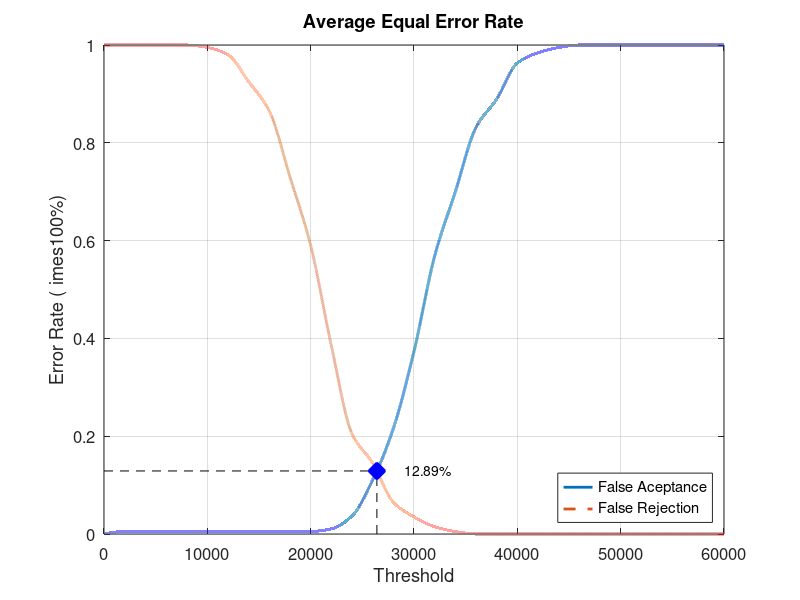
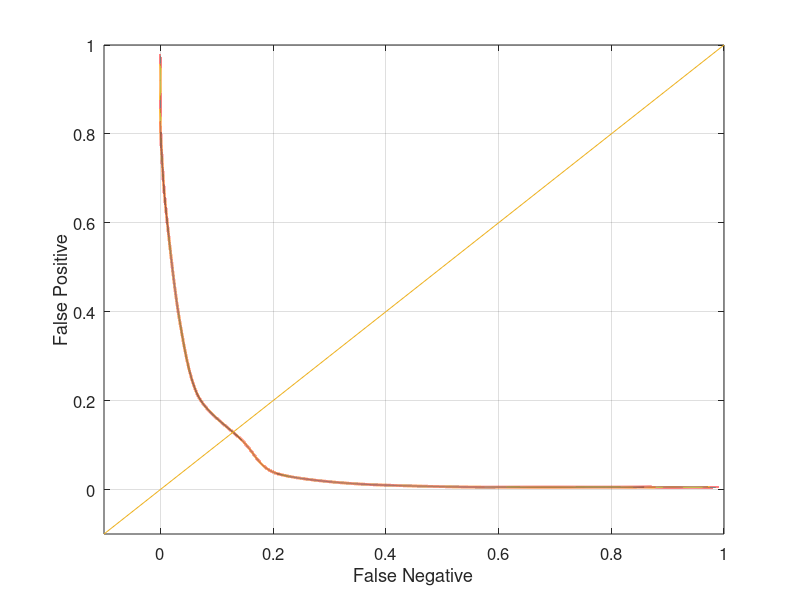

Source code (MATLAB) for these figures, in order:
close all;
clear;
clc;
x = 0:2000:60000;
xq = 0:0.5:60000;

y0 = [0 0.00526316 0.00526316 0.00526316 0.00526316 0.00526316 0.00526316 0.00526316 0.00526316 0.00526316 0.00526316 0.0105263 0.0368421 0.110526 0.215789 0.373684 0.568421 0.7 0.831579 0.889474 0.963158 0.984211 0.994737 1 1 1 1 1 1 1 1]
yy0 = interp1(x, y0, xq, 'pchip');
y1 = [1 1 1 1 1 0.995 0.98 0.925 0.865 0.73 0.59 0.385 0.205 0.145 0.065 0.035 0.015 0.005 0 0 0 0 0 0 0 0 0 0 0 0 0]
yy1 = interp1(x, y1, xq, 'pchip');

% Calculating EER: 
y2 = abs(y0 - y1);
find(y2 == min(y2))
yy2 = abs(yy0 - yy1);
xEER = find(yy2 == min(yy2));
xEERIndex = xq(xEER) % X-axis EER
yEER = yy0(xEER) % Y-axis EER

main = figure
plot(xq, yy0,'-','LineWidth', 2);	hold on
plot(xq, yy1,'--','LineWidth', 2);	hold on
plot([xEERIndex xEERIndex], [0 yEER], 'k--');	hold on
plot([0 xEERIndex], [yEER yEER], 'k--');	hold on
plot(xEERIndex, yEER, 'bx', 'LineWidth', 10);	hold on
text(xEERIndex + 10 * xEERIndex / 100, yEER, [num2str(round((10000 * yEER)) / 100) '%'])
legend('False Aceptance', 'False Rejection', 'Location', 'SouthEast')
xlabel('Threshold')
ylabel('Error Rate (	imes100%)')
title('Average Equal Error Rate')
set(gca, 'FontSize', 12)
axis([0 60000 0 1])
grid on

print(main, 'Database2_2Main', '-dpng');
FNRxFPR = figure('Color', [1 1 1]);
plot(yy1, yy0, '-', yy1, yy0, 'LineWidth', 2);
hold on
y = -0.1:0.1:1
plot(y, y); 
set(gca, 'FontSize', 12)
xlabel('False Negative')
ylabel('False Positive')
axis([-0.1 1 -0.1 1])
set(gca, 'FontSize', 12)
grid on

print(FNRxFPR, 'Database2_2FNRxFPR','-dpng');
